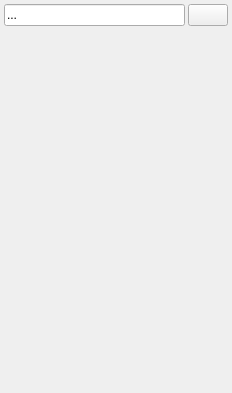
<?xml version="1.0" encoding="UTF-8"?>
<ui version="4.0">
 <class>LocalTrackGroupView</class>
 <widget class="QWidget" name="LocalTrackGroupView">
  <property name="geometry">
   <rect>
    <x>0</x>
    <y>0</y>
    <width>232</width>
    <height>393</height>
   </rect>
  </property>
  <property name="sizePolicy">
   <sizepolicy hsizetype="MinimumExpanding" vsizetype="Expanding">
    <horstretch>0</horstretch>
    <verstretch>0</verstretch>
   </sizepolicy>
  </property>
  <property name="windowTitle">
   <string>Form</string>
  </property>
  <layout class="QGridLayout" name="gridLayout">
   <property name="leftMargin">
    <number>1</number>
   </property>
   <property name="topMargin">
    <number>1</number>
   </property>
   <property name="rightMargin">
    <number>1</number>
   </property>
   <property name="bottomMargin">
    <number>1</number>
   </property>
   <property name="spacing">
    <number>0</number>
   </property>
   <item row="2" column="0" colspan="2">
    <widget class="QWidget" name="tracksPanel" native="true">
     <property name="sizePolicy">
      <sizepolicy hsizetype="MinimumExpanding" vsizetype="Expanding">
       <horstretch>0</horstretch>
       <verstretch>0</verstretch>
      </sizepolicy>
     </property>
     <layout class="QHBoxLayout" name="horizontalLayout"/>
    </widget>
   </item>
   <item row="1" column="0" colspan="2">
    <widget class="QWidget" name="topPanel" native="true">
     <property name="sizePolicy">
      <sizepolicy hsizetype="Preferred" vsizetype="Preferred">
       <horstretch>1</horstretch>
       <verstretch>0</verstretch>
      </sizepolicy>
     </property>
     <layout class="QGridLayout" name="gridLayout_2">
      <property name="leftMargin">
       <number>3</number>
      </property>
      <property name="topMargin">
       <number>3</number>
      </property>
      <property name="rightMargin">
       <number>3</number>
      </property>
      <property name="bottomMargin">
       <number>3</number>
      </property>
      <property name="spacing">
       <number>3</number>
      </property>
      <item row="0" column="1">
       <widget class="QLineEdit" name="groupNameField">
        <property name="sizePolicy">
         <sizepolicy hsizetype="Expanding" vsizetype="Fixed">
          <horstretch>1</horstretch>
          <verstretch>0</verstretch>
         </sizepolicy>
        </property>
        <property name="text">
         <string>...</string>
        </property>
       </widget>
      </item>
      <item row="0" column="2">
       <widget class="QPushButton" name="toolButton">
        <property name="toolTip">
         <string>add or remove sub channels ...</string>
        </property>
        <property name="text">
         <string/>
        </property>
       </widget>
      </item>
     </layout>
    </widget>
   </item>
  </layout>
 </widget>
 <resources/>
 <connections/>
</ui>
